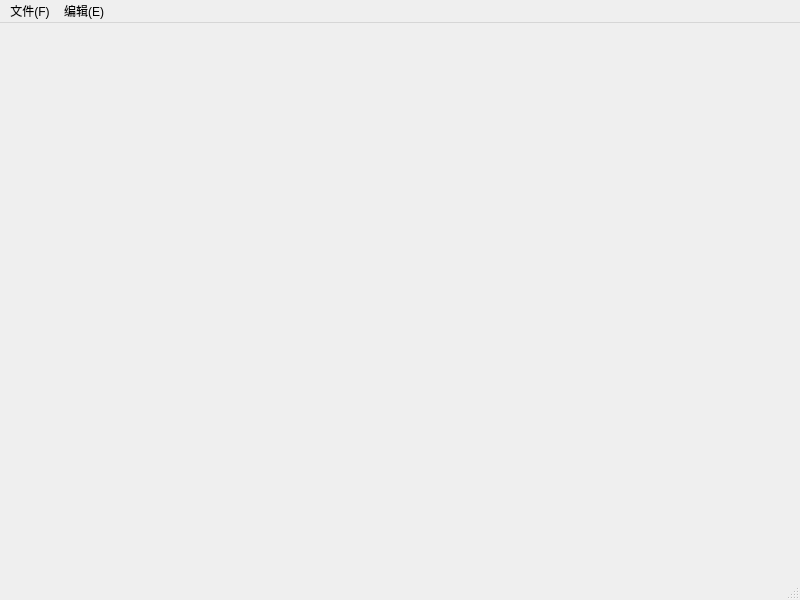
<?xml version="1.0" encoding="UTF-8"?>
<ui version="4.0">
 <class>MainWindow</class>
 <widget class="QMainWindow" name="MainWindow">
  <property name="geometry">
   <rect>
    <x>0</x>
    <y>0</y>
    <width>800</width>
    <height>600</height>
   </rect>
  </property>
  <property name="windowTitle">
   <string>MainWindow</string>
  </property>
  <widget class="QWidget" name="centralwidget"/>
  <widget class="QMenuBar" name="menubar">
   <property name="geometry">
    <rect>
     <x>0</x>
     <y>0</y>
     <width>800</width>
     <height>30</height>
    </rect>
   </property>
   <widget class="QMenu" name="menu_F">
    <property name="tearOffEnabled">
     <bool>false</bool>
    </property>
    <property name="title">
     <string>文件(F)</string>
    </property>
    <addaction name="fileOpenAction"/>
    <addaction name="fileCloseAction"/>
    <addaction name="fileSaveAction"/>
    <addaction name="fileNewAction"/>
   </widget>
   <widget class="QMenu" name="menu_E">
    <property name="title">
     <string>编辑(E)</string>
    </property>
   </widget>
   <addaction name="menu_F"/>
   <addaction name="menu_E"/>
  </widget>
  <widget class="QStatusBar" name="statusbar"/>
  <action name="fileOpenAction">
   <property name="text">
    <string>打开(Shift+O)</string>
   </property>
   <property name="shortcut">
    <string>Shift+O</string>
   </property>
  </action>
  <action name="fileCloseAction">
   <property name="text">
    <string>关闭(Shift+C)</string>
   </property>
   <property name="shortcut">
    <string>Shift+C</string>
   </property>
  </action>
  <action name="fileSaveAction">
   <property name="text">
    <string>保存(Ctrl+S)</string>
   </property>
   <property name="shortcut">
    <string>Ctrl+S</string>
   </property>
  </action>
  <action name="fileNewAction">
   <property name="text">
    <string>另存为(Shift+S)</string>
   </property>
   <property name="toolTip">
    <string>新建</string>
   </property>
   <property name="shortcut">
    <string>Shift+S</string>
   </property>
  </action>
  <action name="addWinAction">
   <property name="text">
    <string>新建窗体</string>
   </property>
   <property name="toolTip">
    <string>新建窗体</string>
   </property>
  </action>
 </widget>
 <resources/>
 <connections/>
</ui>
